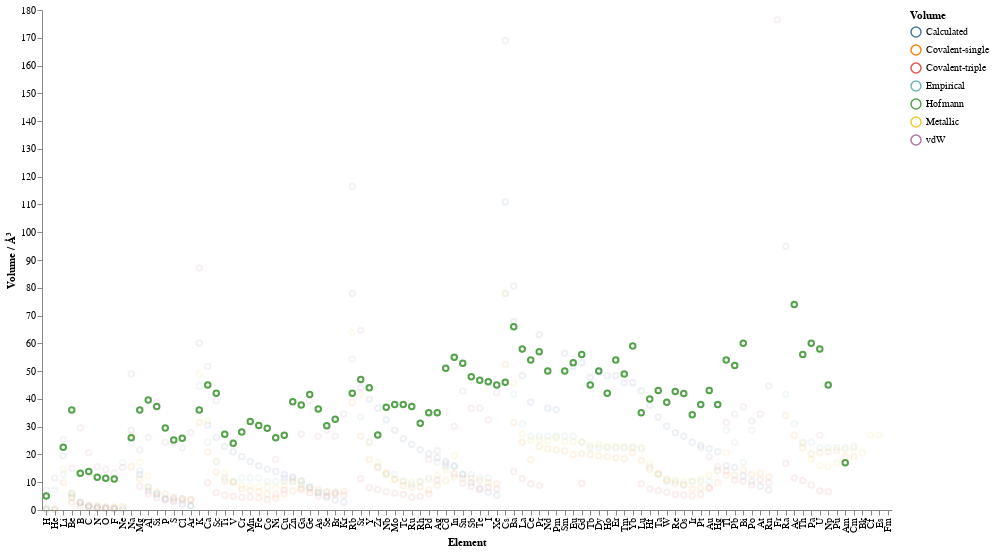

Source (notebook cell):
### Markdown cell above
# Comparison to other atomic volumes

Let's compare Hofmann's volumes to those obtained from other sources. To do that, I downloaded the [atomic radii data](https://en.wikipedia.org/wiki/Atomic_radii_of_the_elements_(data_page)) from wikipedia, which I've saved as an Excel spreadsheet which you can download [here](https://github.com/mspillman/blog/blob/master/_notebook/files/wikipedia_radii.xlsx). We'll convert these radii into volumes, and plot them alongside Hofmann's volumes.

The chart below will let you highlight the different types of volumes.

### Code cell
#collapse-hide
import json
import pandas as pd
import numpy as np
import altair as alt

with open("files/Hofmann-volumes.json") as hv:
    hofmann_volumes = json.load(hv)
hv.close()

vols = []
for i, key in enumerate(hofmann_volumes.keys()):
    vols.append([i+1, key, hofmann_volumes[key]])

df = pd.DataFrame(vols)
df.columns = ["Atomic number", "Element", "Hofmann"]
df.reset_index(drop=True, inplace=True)
df.replace("N/A", np.NaN, inplace=True)

wikiradii = pd.read_excel("files/wikipedia_radii.xlsx")
wikiradii.replace("", np.NaN, inplace=True)

radtype = ["Empirical","Calculated","vdW","Covalent-single","Covalent-triple",
        "Metallic"]
for r in radtype:
    # Radii are in pm so /100 to convert to angstroms.
    df[r] = (4*np.pi/3)*(wikiradii[r].values.astype(float)/100)**3


# Convert our dataframe to long-form as this is what is expected by altair
dflong = df.melt("Atomic number", var_name="Volume",
                value_vars=["Hofmann"] + radtype)

# Restore the element symbols to the long dataframe
element = []
for an in dflong["Atomic number"]:
    element.append(df["Element"][df["Atomic number"] == an].item())
dflong["Element"] = element

# Select tool modifies opacity of plotted points
selection = alt.selection_single(
    name='Select type of',
    fields=['Volume'],
    init={'Volume': "Hofmann"},
    bind={'Volume': alt.binding_select(options=["Hofmann"] + radtype)}
)

# scatter plot, modify opacity based on selection
alt.Chart(dflong).mark_point().add_selection(
    selection
).encode(
    x=alt.X('Element:N',sort=dflong["Atomic number"].values),
    y=alt.Y("value:Q", axis=alt.Axis(title='Volume / Å³')),
    tooltip=['Element', 'Volume:N', 'value'],
    opacity=alt.condition(selection, alt.value(1.0), alt.value(.1)),
    color="Volume:N"
).properties(width=850, height=500).configure_axis(
    grid=False
).configure_view(
    strokeWidth=0
)

### Figure 1 — Vega-Lite specification as saved in the notebook (floating-point values rounded to 4 significant figures; data arrays with more than 128 entries replaced by an {"elided": "..."} marker saying what was removed)
{"config": {"view": {"continuousWidth": 400, "continuousHeight": 300, "strokeWidth": 0}, "axis": {"grid": false}}, "data": {"name": "data-3b9295557c85e8552231ea5403dd4b80"}, "mark": "point", "encoding": {"color": {"type": "nominal", "field": "Volume"}, "opacity": {"condition": {"value": 1.0, "selection": "Select type of"}, "value": 0.1}, "tooltip": [{"type": "nominal", "field": "Element"}, {"type": "nominal", "field": "Volume"}, {"type": "quantitative", "field": "value"}], "x": {"type": "nominal", "field": "Element", "sort": {"elided": "700 float values"}}, "y": {"type": "quantitative", "axis": {"title": "Volume / Å³"}, "field": "value"}}, "height": 500, "selection": {"Select type of": {"type": "single", "fields": ["Volume"], "init": {"Volume": "Hofmann"}, "bind": {"Volume": {"input": "select", "options": ["Hofmann", "Empirical", "Calculated", "vdW", "Covalent-single", "Covalent-triple", "Metallic"]}}}}, "width": 850, "$schema": "https://vega.github.io/schema/vega-lite/v4.8.1.json", "datasets": {"data-3b9295557c85e8552231ea5403dd4b80": {"elided": "700 records"}}}
